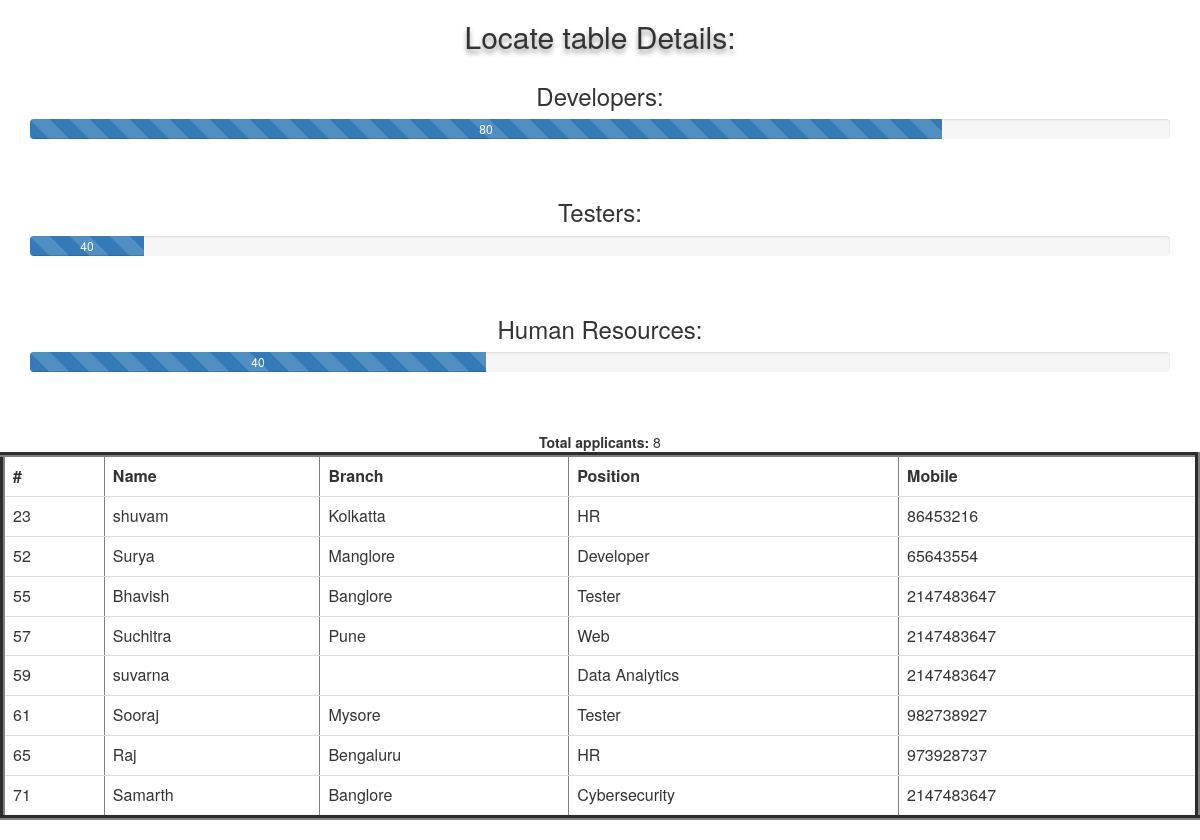
The app's page /tables/locate.php, older data.
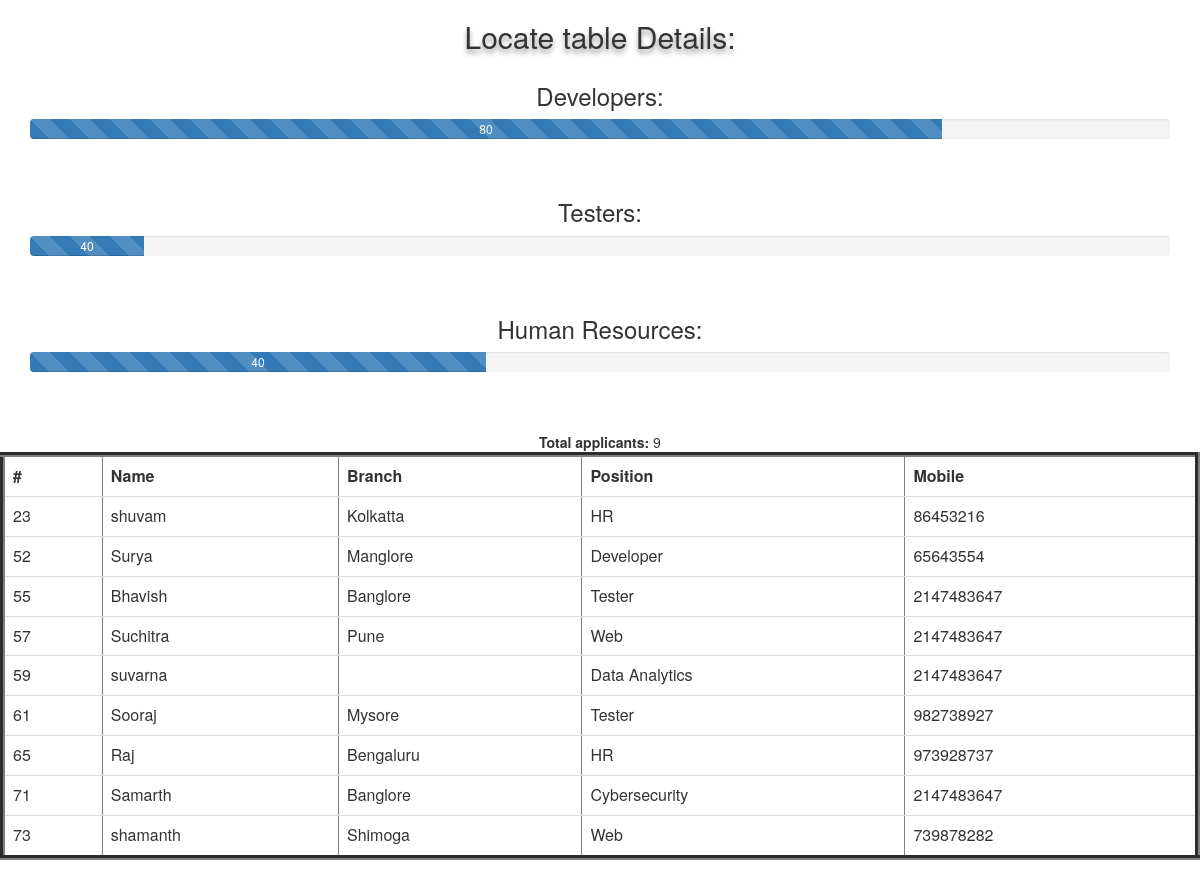
The same page, newer data.
### tables this page shows
CREATE TABLE `locate` (
  `id` int(11) NOT NULL,
  `name` varchar(100) NOT NULL,
  `branch` varchar(100) NOT NULL,
  `position` varchar(100) NOT NULL,
  `mobile` int(11) NOT NULL
);

### tables/locate.php (the view, shortened to what this page needs)
<?php
$link=new mysqli("localhost","root","","jobapp1");
$qlocate= mysqli_query($link, "SELECT * from `locate` ");
$lccount=0;
  echo "<center>";
  echo "<table class='table col-md-12' border='5'>
<tr>
<th>#</th>
<th>Name</th>
<th>Branch</th>
<th>Position</th>
<th>Mobile</th>
</tr>";
echo "</center>";
  while($row=mysqli_fetch_array($qlocate))
  {
      echo "<tr>";
      echo "<td>"; echo $row["id"]; echo "</td>";
      echo "<td>"; echo $row["name"]; echo "</td>";
      echo "<td>"; echo $row["branch"]; echo "</td>";
      echo "<td>"; echo $row["position"]; echo "</td>";
      echo "<td>"; echo $row["mobile"]; echo "</td>";
      echo "</tr>";
      $lccount= $lccount+1;
  }
$mxdev="40";
$count="40";
$rowd="100";
$rowh="80";
?>
<!DOCTYPE html>
<html lang="en">
<head>
    <link rel="stylesheet" href="https://maxcdn.bootstrapcdn.com/bootstrap/3.4.1/css/bootstrap.min.css">
</head>
<body>
<h2 style="text-align: center;text-shadow:0 4px 5px rgba(0,0,0,0.4);">Locate table Details:</h2>
<div class="container">
  <h3>Developers:</h3>
  <div class="progress">
    <div class="progress-bar progress-bar-striped active" role="progressbar" aria-valuenow="<?php echo $rowd; ?>" aria-valuemin="0" aria-valuemax="<?php echo $mxdev;?>" style="width:<?php echo $rowh;?>% ">
      <?php echo $rowh;?>
    </div>
  </div>
<br>
</div>
<div class="container">
  <h3>Testers:</h3>
  <div class="progress">
    <div class="progress-bar progress-bar-striped active" role="progressbar" aria-valuenow="<?php echo $count; ?>" aria-valuemin="0" aria-valuemax="100" style="width:<?php echo "10";?>% ">
      <?php echo "40";?>
    </div>
  </div>
<br>
</div>
<div class="container">
  <h3>Human Resources:</h3>
  <div class="progress">
    <div class="progress-bar progress-bar-striped active" role="progressbar" aria-valuenow="<?php echo $count; ?>" aria-valuemin="0" aria-valuemax="100" style="width:<?php echo $count;?>% ">
      <?php echo $count;?>
    </div>
  </div>
  <br><br>
  <?php
  echo "<b>Total applicants:</b> ". $lccount;
  ?>
</body>
</html>

Row changes from the older to the newer data that the page shows:
added locate: id "73", name "shamanth", branch "Shimoga", position "Web", mobile "739878282"
Text that changed along with them:
$lccount: "8" → "9"
